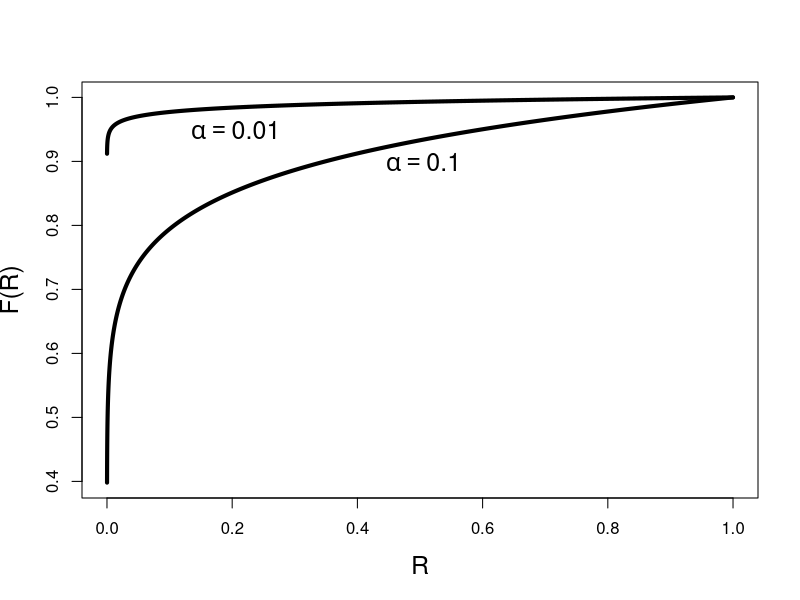
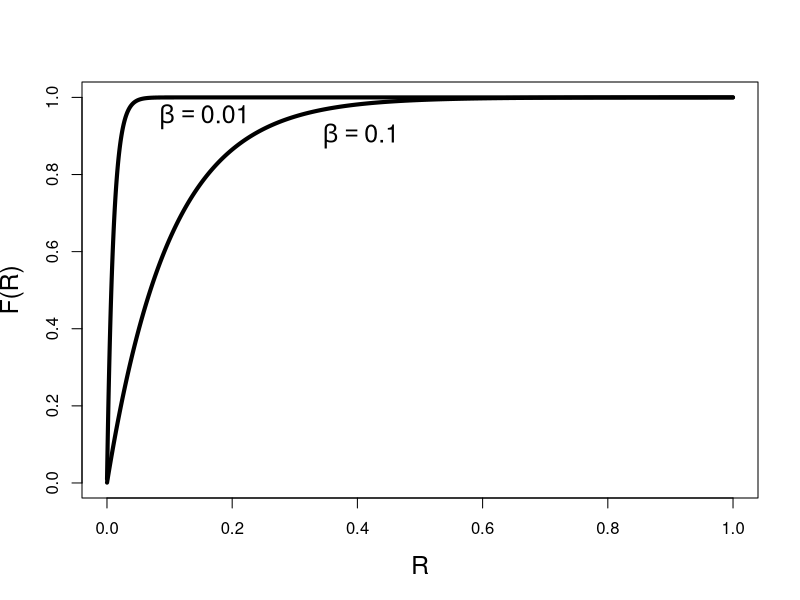
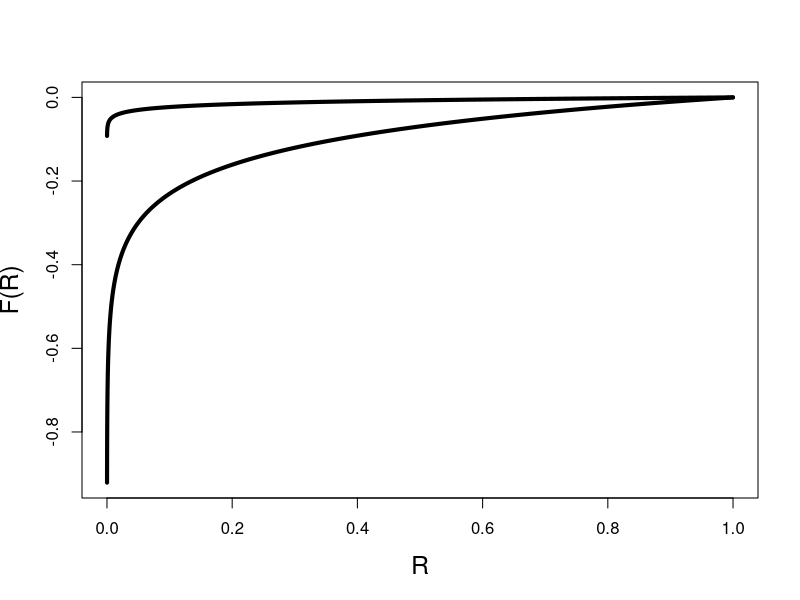
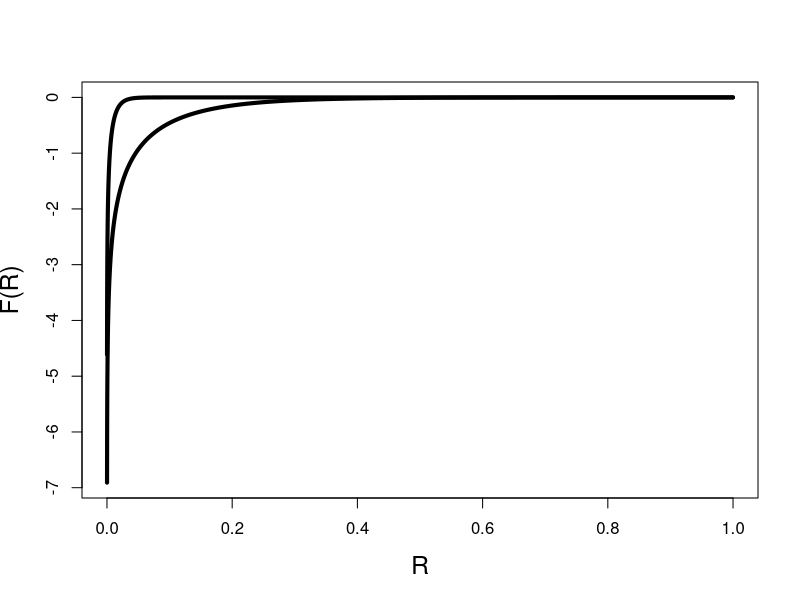

The R script that drew these images, in order:


R <- seq(0.0001,0.9999,0.0001)

a1 <- 0.1
a2 <- 0.01
f1 <- R**a1
f2 <- R**a2

b1 <- 0.1
b2 <- 0.01
g1 <- (1 - exp(-R/b1)) / (1 - exp(-1/b1))
g2 <- (1 - exp(-R/b2)) / (1 - exp(-1/b2))

pdf("fita.pdf")
plot(f1~R,cex=0,ylab="F(R)",cex.lab=1.5)
lines(f1~R,lwd=4)
lines(f2~R,lwd=4)
text(0.5,0.9,expression(~alpha==0.1),cex=1.5)
text(0.2,0.95,expression(~alpha==0.01),cex=1.5)
dev.off()

pdf("fitb.pdf")
plot(g1~R,cex=0,ylab="F(R)",cex.lab=1.5)
lines(g1~R,lwd=4)
lines(g2~R,lwd=4)
text(0.4,0.9,expression(~beta==0.1),cex=1.5)
text(0.15,0.95,expression(~beta==0.01),cex=1.5)
dev.off()

pdf("fitc.pdf")
plot(log(f1)~R,cex=0,ylab="F(R)",cex.lab=1.5)
lines(log(f1)~R,lwd=4)
lines(log(f2)~R,lwd=4)
dev.off()

pdf("fitd.pdf")
plot(log(g1)~R,cex=0,ylab="F(R)",cex.lab=1.5)
lines(log(g1)~R,lwd=4)
lines(log(g2)~R,lwd=4)
dev.off()



